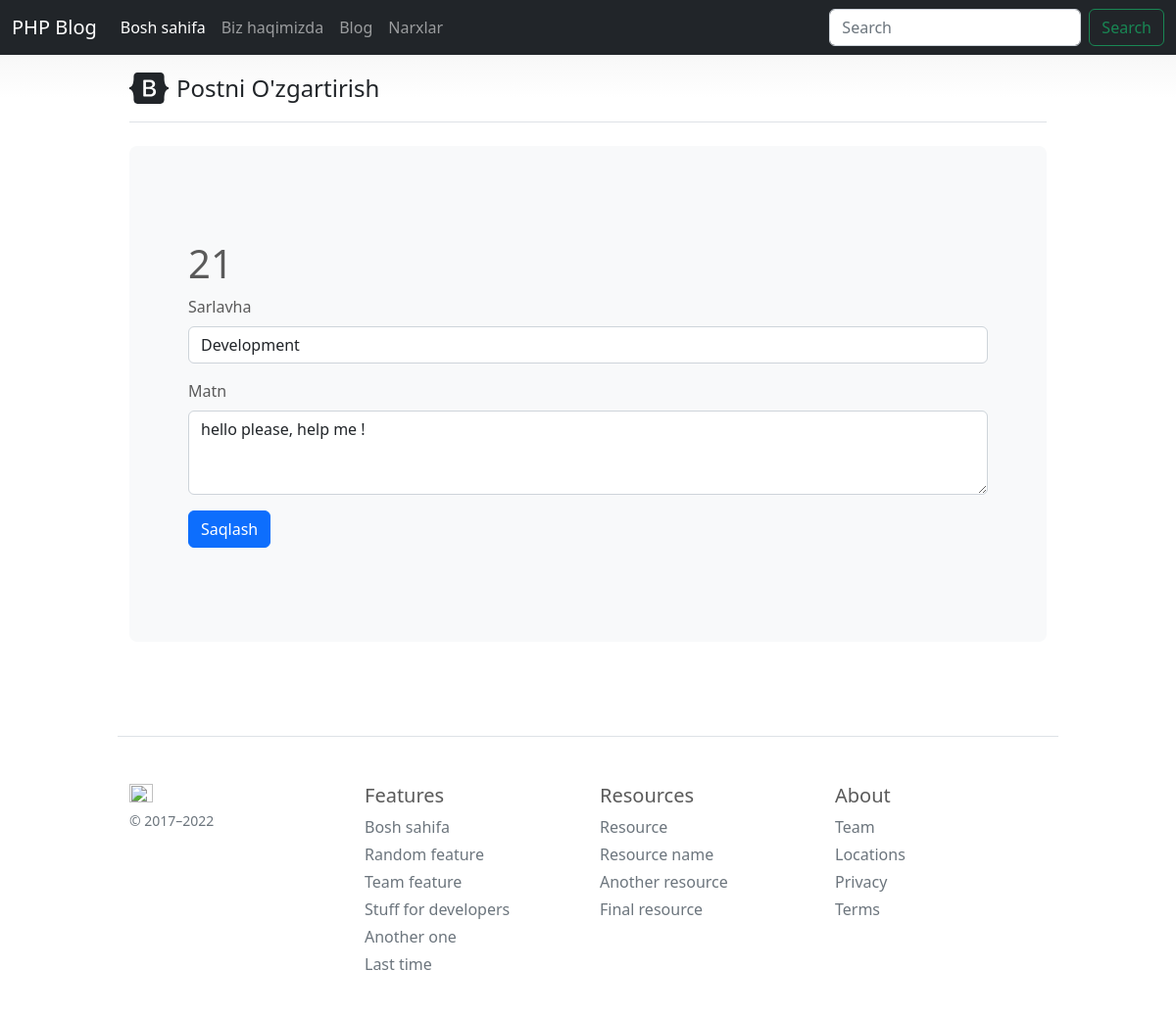
/post-edit.php?id=21, run on the app's committed database.
### tables this page shows
CREATE TABLE `posts` (
  `id` int NOT NULL,
  `title` varchar(255) NOT NULL,
  `body` text NOT NULL,
  `created_at` datetime NOT NULL DEFAULT CURRENT_TIMESTAMP
);

### post-edit.php (the view, shortened to what this page needs)
<?php
require 'includes/header.php';
require 'database.php';
$id = $_GET['id'];
$statement = $pdo->prepare("SELECT * FROM posts WHERE id = ?");
$statement->execute([$id]);
$post = $statement->fetch();
?>
<div class="container py-4">
    <header class="pb-3 mb-4 border-bottom">
        <a href="#" class="d-flex align-items-center text-dark text-decoration-none">
            <span class="fs-4">Postni O'zgartirish</span>
        </a>
    </header>
    <div class="p-5 mb-4 bg-light rounded-3">
        <form method="POST" action="" class="container-fluid py-5">
            <h1><?= $post['id'] ?></h1>
            <div class="mb-3">
                <label class="form-label">Sarlavha</label>
                <input name="title" type="text" value="<?= $post['title'] ?>" class="form-control">
            </div>
            <div class="mb-3">
                <label class="form-label">Matn</label>
                <textarea name="body" class="form-control" rows="3"><?= $post['body'] ?></textarea>
            </div>
            <button class="btn btn-primary" type="submit">Saqlash</button>
        </form>
    </div>
</div>
<?php require 'includes/footer.php'; ?>

### assets/style.css (style rules this page uses)
body { padding-top: 3rem; padding-bottom: 3rem; color: #5a5a5a; }
body { background-image: linear-gradient(180deg, #eee, #fff 100px, #fff); }
.container { max-width: 960px; }

### data on the page
posts: id "21", title "Development", body "hello please, help me !"
